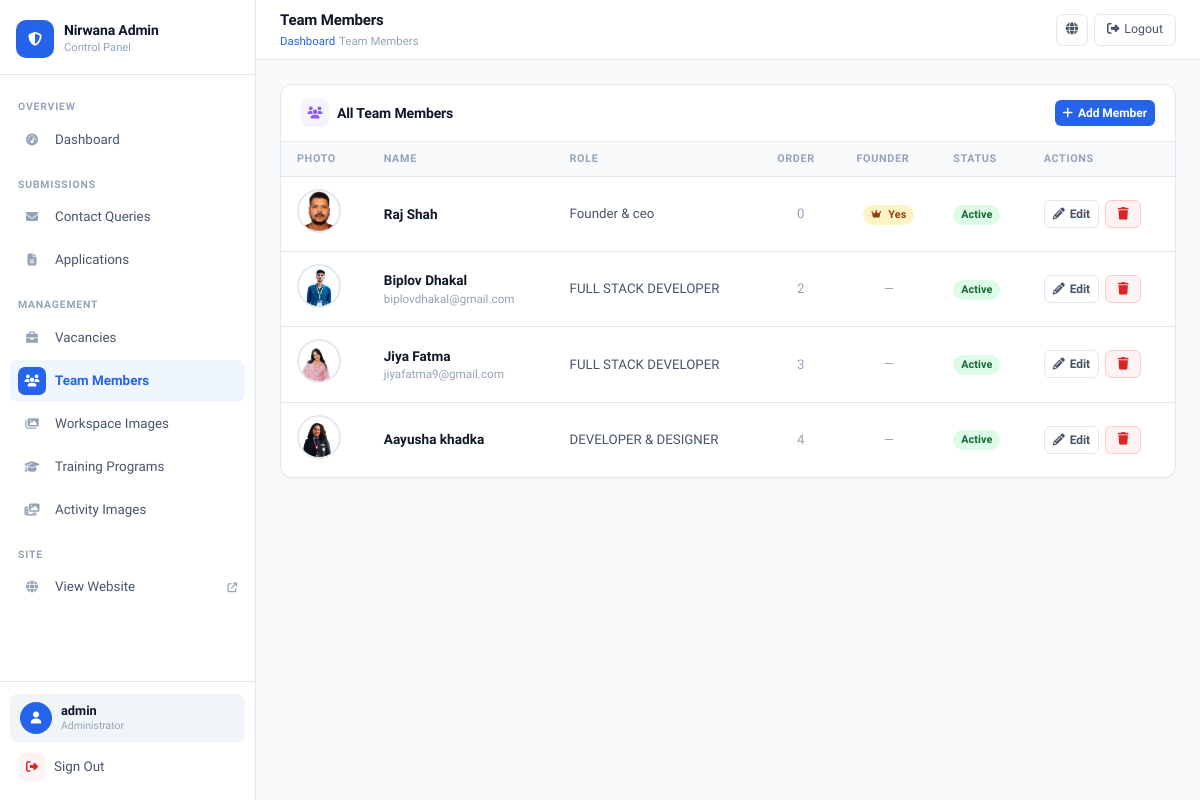
The page /myadmin/team/ (signed in) on the database its author committed.
### app1/models.py (models this page shows, shortened)
class TeamMember(models.Model):
    name        = models.CharField(max_length=200)
    post        = models.CharField(max_length=200)
    description = models.TextField(blank=True)
    github      = models.URLField(blank=True)
    linkedin    = models.URLField(blank=True)
    email       = models.EmailField(blank=True)
    photo       = models.ImageField(upload_to='team/', blank=True, null=True)
    is_founder  = models.BooleanField(default=False)
    order       = models.PositiveIntegerField(default=0)
    is_active   = models.BooleanField(default=True)
    class Meta:
        ordering = ['order', 'name']
        verbose_name = 'Team Member'
        verbose_name_plural = 'Team Members'

### app1/views.py (the view)
# urls.py: path('myadmin/team/',                views.admin_team_members,       name='admin_team_members'),
@login_required(login_url='admin_login')
@user_passes_test(is_admin, login_url='admin_login')
def admin_team_members(request):
    members = TeamMember.objects.all()
    return render(request, 'app1/admin/team_members.html', {'members': members})

### app1/views.py (called while the page is built)
def is_admin(user):
    return user.is_authenticated and user.is_staff

### app1/templates/app1/admin/team_members.html (shortened to what this page needs)
{% extends 'app1/admin/base.html' %}
{% block page_title %}Team Members{% endblock %}
{% block breadcrumb %}<a href="{% url 'admin_dashboard' %}">Dashboard</a> <span>Team Members</span>{% endblock %}
{% block content %}
<div class="card">
  <div class="card-header">
    <div class="card-title">
      <span class="title-icon" style="background:#F5F3FF;color:#8B5CF6"><i class="fas fa-users"></i></span>
      All Team Members
    </div>
    <a href="{% url 'admin_team_member_create' %}" class="btn btn-primary btn-sm">
      <i class="fas fa-plus"></i> Add Member
    </a>
  </div>
  <div class="card-body">
    {% if members %}
    <table>
      <thead>
        <tr>
          <th>Photo</th>
          <th>Name</th>
          <th>Role</th>
          <th>Order</th>
          <th>Founder</th>
          <th>Status</th>
          <th>Actions</th>
        </tr>
      </thead>
      <tbody>
        {% for m in members %}
        <tr>
          <td>
            {% if m.photo %}
              <img src="{{ m.photo.url }}" alt="{{ m.name }}"
                   style="width:44px;height:44px;border-radius:50%;object-fit:cover;object-position:top;border:2px solid var(--border)">
            {% else %}
              <div style="width:44px;height:44px;border-radius:50%;background:#F5F3FF;display:flex;align-items:center;justify-content:center;color:#8B5CF6;font-size:1.1rem">
                <i class="fas fa-user"></i>
              </div>
            {% endif %}
          </td>
          <td>
            <div style="font-weight:600;font-size:0.85rem">{{ m.name }}</div>
            {% if m.email %}<div style="font-size:0.73rem;color:var(--text-light)">{{ m.email }}</div>{% endif %}
          </td>
          <td style="font-size:0.83rem;color:var(--text-mid)">{{ m.post }}</td>
          <td style="font-size:0.83rem;color:var(--text-light);text-align:center">{{ m.order }}</td>
          <td style="text-align:center">
            {% if m.is_founder %}
              <span class="badge" style="background:#FEF3C7;color:#92400E"><i class="fas fa-crown" style="font-size:0.55rem;margin-right:3px"></i> Yes</span>
            {% else %}
              <span style="color:var(--text-light);font-size:0.8rem">—</span>
            {% endif %}
          </td>
          <td>
            {% if m.is_active %}
              <span class="badge" style="background:#DCFCE7;color:#166534">Active</span>
            {% else %}
              <span class="badge" style="background:#F3F4F6;color:#6B7280">Hidden</span>
            {% endif %}
          </td>
          <td>
            <div style="display:flex;gap:0.4rem">
              <a href="{% url 'admin_team_member_edit' m.pk %}" class="btn btn-ghost btn-sm">
                <i class="fas fa-pencil"></i> Edit
              </a>
              <a href="{% url 'admin_team_member_delete' m.pk %}"
                 class="btn btn-sm"
                 style="background:#FEF2F2;color:#DC2626;border:1px solid #FECACA;padding:0.35rem 0.7rem;border-radius:var(--radius-xs);font-size:0.78rem;text-decoration:none;display:inline-flex;align-items:center;gap:0.3rem"
                 onclick="return confirm('Delete {{ m.name }}? This cannot be undone.')">
                <i class="fas fa-trash"></i>
              </a>
            </div>
          </td>
        </tr>
        {% endfor %}
      </tbody>
    </table>
    {% endif %}
  </div>
</div>
{% endblock %}

### app1/templates/app1/admin/base.html (shortened to what this page needs)
<!DOCTYPE html>
<html lang="en">
<head>
<link rel="stylesheet" href="https://cdnjs.cloudflare.com/ajax/libs/font-awesome/6.5.0/css/all.min.css">
</head>
<body>
<aside class="sidebar" id="sidebar">
  <div class="sidebar-top">
    <a href="{% url 'admin_dashboard' %}" class="brand">
      <div class="brand-mark"><i class="fas fa-shield-halved"></i></div>
      <div class="brand-info">
        <div class="name">Nirwana Admin</div>
        <div class="sub">Control Panel</div>
      </div>
    </a>
  </div>
  <nav class="sidebar-nav">
    <div class="nav-section">
      <span class="nav-label">Overview</span>
      <a href="{% url 'admin_dashboard' %}" class="nav-link {% if request.resolver_match.url_name == 'admin_dashboard' %}active{% endif %}">
        <span class="nav-icon"><i class="fas fa-gauge-high"></i></span>
        <span class="nav-text">Dashboard</span>
      </a>
    </div>
    <div class="nav-section">
      <span class="nav-label">Submissions</span>
      <a href="{% url 'admin_contacts' %}" class="nav-link {% if 'contact' in request.resolver_match.url_name %}active{% endif %}">
        <span class="nav-icon"><i class="fas fa-envelope"></i></span>
        <span class="nav-text">Contact Queries</span>
      </a>
      <a href="{% url 'admin_applications' %}" class="nav-link {% if 'application' in request.resolver_match.url_name %}active{% endif %}">
        <span class="nav-icon"><i class="fas fa-file-lines"></i></span>
        <span class="nav-text">Applications</span>
      </a>
    </div>
    <div class="nav-section">
      <span class="nav-label">Management</span>
      <a href="{% url 'admin_vacancies' %}" class="nav-link {% if 'vacanc' in request.resolver_match.url_name %}active{% endif %}">
        <span class="nav-icon"><i class="fas fa-briefcase"></i></span>
        <span class="nav-text">Vacancies</span>
      </a>
      <a href="{% url 'admin_team_members' %}" class="nav-link {% if 'team' in request.resolver_match.url_name %}active{% endif %}">
        <span class="nav-icon"><i class="fas fa-users"></i></span>
        <span class="nav-text">Team Members</span>
      </a>
      <a href="{% url 'admin_workspace_images' %}" class="nav-link {% if 'workspace' in request.resolver_match.url_name %}active{% endif %}">
        <span class="nav-icon"><i class="fas fa-images"></i></span>
        <span class="nav-text">Workspace Images</span>
      </a>
      <a href="{% url 'admin_training_programs' %}" class="nav-link {% if 'training' in request.resolver_match.url_name %}active{% endif %}">
        <span class="nav-icon"><i class="fas fa-graduation-cap"></i></span>
        <span class="nav-text">Training Programs</span>
      </a>
      <a href="{% url 'admin_activity_images' %}" class="nav-link {% if 'activity' in request.resolver_match.url_name %}active{% endif %}">
        <span class="nav-icon"><i class="fas fa-photo-film"></i></span>
        <span class="nav-text">Activity Images</span>
      </a>
    </div>
    <div class="nav-section">
      <span class="nav-label">Site</span>
      <a href="{% url 'home' %}" class="nav-link" target="_blank">
        <span class="nav-icon"><i class="fas fa-globe"></i></span>
        <span class="nav-text">View Website</span>
        <i class="fas fa-arrow-up-right-from-square" style="font-size:0.6rem;color:var(--text-light)"></i>
      </a>
    </div>
  </nav>
  <div class="sidebar-bottom">
    <div class="user-card">
      <div class="user-avatar"><i class="fas fa-user"></i></div>
      <div>
        <div class="user-name">{{ request.user.username }}</div>
        <div class="user-role">Administrator</div>
      </div>
    </div>
    <a href="{% url 'admin_logout' %}" class="logout-link">
      <i class="fas fa-right-from-bracket"></i>
      Sign Out
    </a>
  </div>
</aside>
<div class="main">
  <header class="topbar">
    <div class="topbar-left">
      <div>
        <div class="page-title">{% block page_title %}Dashboard{% endblock %}</div>
        <div class="breadcrumb">{% block breadcrumb %}<a href="{% url 'admin_dashboard' %}">Home</a>{% endblock %}</div>
      </div>
    </div>
    <div class="topbar-right">
      <a href="{% url 'home' %}" target="_blank" class="topbar-btn icon-only" title="View Site">
        <i class="fas fa-globe"></i>
      </a>
      <a href="{% url 'admin_logout' %}" class="topbar-btn">
        <i class="fas fa-right-from-bracket"></i>
        <span>Logout</span>
      </a>
    </div>
  </header>
  <main class="content">
    {% block content %}{% endblock %}
  </main>
</div>
</body>
</html>

### rows shown on the page
TeamMember: photo (picture), name "Raj Shah", post "Founder & ceo", order "0", is_founder True (drawn), is_active "Active"
TeamMember: photo (picture), name "Biplov Dhakal", email "biplovdhakal@gmail.com", post "FULL STACK DEVELOPER", order "2", is_active "Active"
TeamMember: photo (picture), name "Jiya Fatma", email "jiyafatma9@gmail.com", post "FULL STACK DEVELOPER", order "3", is_active "Active"
TeamMember: photo (picture), name "Aayusha khadka", post "DEVELOPER & DESIGNER", order "4", is_active "Active"

### other values the page prints
{{ request.user.username }} "admin"
